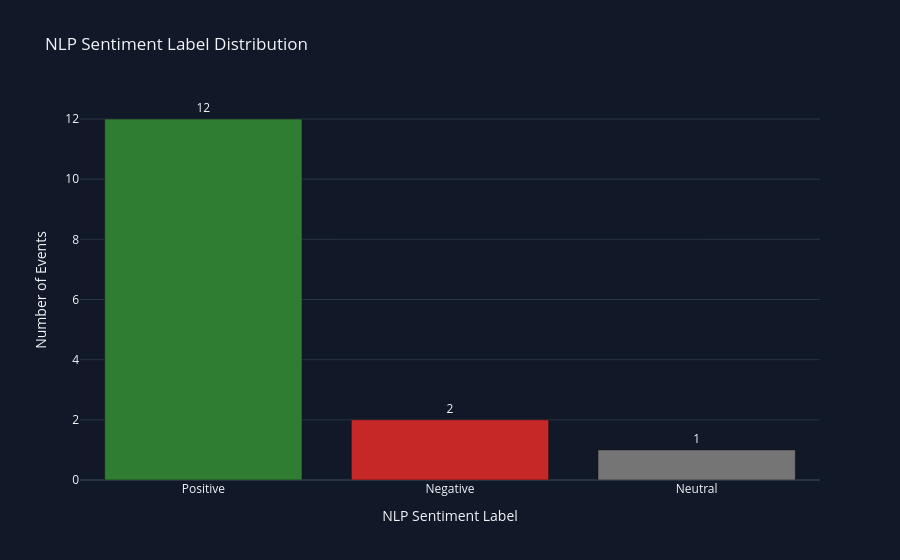

The cell this chart's notebook holds for it:
### Markdown cell above
## NLP Sentiment Visualizations

### Code cell
nlp_counts = (
    nlp_sentiment_data["NLP Sentiment Label"]
    .value_counts()
    .rename_axis("NLP Sentiment Label")
    .reset_index(name="Number of Events")
)

fig = px.bar(
    nlp_counts,
    x="NLP Sentiment Label",
    y="Number of Events",
    color="NLP Sentiment Label",
    text="Number of Events",
    color_discrete_map={"Positive": "#2E7D32", "Neutral": "#757575", "Negative": "#C62828"},
    title="NLP Sentiment Label Distribution",
)
fig.update_traces(textposition="outside")
fig.update_layout(template="plotly_dark", showlegend=False, paper_bgcolor="#111827", plot_bgcolor="#111827")
fig.show()

### Figure 1 — Plotly figure (JSON) as saved in the notebook; plotly's stock layout.template omitted (floating-point values rounded to 4 significant figures)
{"data": [{"hovertemplate": "NLP Sentiment Label=%{x}<br>Number of Events=%{text}<extra></extra>", "legendgroup": "Positive", "marker": {"color": "#2E7D32", "pattern": {"shape": ""}}, "name": "Positive", "orientation": "v", "showlegend": true, "text": [12.0], "textposition": "outside", "type": "bar", "x": ["Positive"], "xaxis": "x", "y": [12], "yaxis": "y"}, {"hovertemplate": "NLP Sentiment Label=%{x}<br>Number of Events=%{text}<extra></extra>", "legendgroup": "Negative", "marker": {"color": "#C62828", "pattern": {"shape": ""}}, "name": "Negative", "orientation": "v", "showlegend": true, "text": [2.0], "textposition": "outside", "type": "bar", "x": ["Negative"], "xaxis": "x", "y": [2], "yaxis": "y"}, {"hovertemplate": "NLP Sentiment Label=%{x}<br>Number of Events=%{text}<extra></extra>", "legendgroup": "Neutral", "marker": {"color": "#757575", "pattern": {"shape": ""}}, "name": "Neutral", "orientation": "v", "showlegend": true, "text": [1.0], "textposition": "outside", "type": "bar", "x": ["Neutral"], "xaxis": "x", "y": [1], "yaxis": "y"}], "layout": {"barmode": "relative", "legend": {"title": {"text": "NLP Sentiment Label"}, "tracegroupgap": 0}, "paper_bgcolor": "#111827", "plot_bgcolor": "#111827", "showlegend": false, "title": {"text": "NLP Sentiment Label Distribution"}, "xaxis": {"anchor": "y", "categoryarray": ["Positive", "Negative", "Neutral"], "categoryorder": "array", "domain": [0, 1], "title": {"text": "NLP Sentiment Label"}}, "yaxis": {"anchor": "x", "domain": [0, 1], "title": {"text": "Number of Events"}}}}
